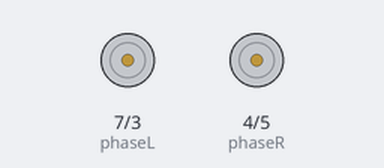
Recording of a sketch running on a simulated Arduino Mega 2560, built with avr-gcc and run on an emulated ATmega2560. Parts: direction and speed pins drawn as motors (green arrow = direction pin HIGH = forward, orange = LOW = backward, longer = more drive). What the sketch prints to the serial monitor is not drawn.

Above: at 0.2 s.
Timing chart, 0 to 1.7 s (numbered marks = the images above):
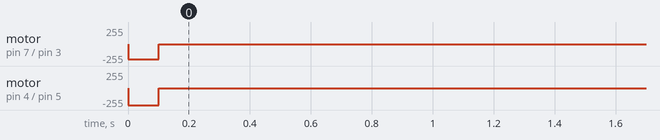

The sketch:

Thursday_Preplanned.ino
```cpp
/******************************************************************
Design Competition 2015 Code for the Arduino Mega 2560
Eric Elias, Paul Green, Jane Miller, and Christopher Pontisakos
******************************************************************/
#include <avr/power.h>
//Timer stuff
#include <Event.h>
#include <Timer.h>

/*************************
HBridge Controls
*************************/
//Left
// B
// Enable: 3
const int enableL = 3;
// Phase: 7
const int phaseL = 7;

//Right
// A
// Enable: 5
const int enableR = 5;
// Phase: 4
const int phaseR = 4;

int hbridgepins[] = {enableL,phaseL,enableR,phaseR};

enum driveDirection{
  forward,
  left,
  right,
  robotstop,
  backwards
};

driveDirection steering;

Timer t; //Sets up a timer to shut off the motors after 3 minutes
int done=0;

void setup(){

  //initializes the HBridge pins
  int i = 0;
  for (i=0; i <= 3; i++){
    pinMode(hbridgepins[i], OUTPUT);
  }


  Serial.begin(9600);

  //causes the robot to stop moving after 3 minutes (1000 millisec/sec * 60 sec/min * 3 min)
  t.every((long)1000*60*2.9,kill);
}

void loop() {
  t.update();
  if (done==1){
    robot_stop();
  }
  else{
    goForward();
    done=1;
  }
}


//Motor Controls
void setL(int phase, int enable){
  digitalWrite(phaseL, phase);
  analogWrite(enableL,enable);
}

void setR(int phase, int enable){
  digitalWrite(phaseR, phase);
  analogWrite(enableR, enable);
}

//Direction Controls
void goForward(){
  setL(LOW,230);
  setR(LOW,255);
  steering = forward;
  delay(100);
  robot_stop();
}

void goLeft(){
  setL(LOW,0);
  setR(LOW,255);
  steering = left;
  Serial.println("im driving left");
  delay(100);
  robot_stop();
}

void goRight(){
  setL(LOW,255);
  setR(LOW,0);
  steering = right;
  delay(100);
  robot_stop();
}

void robot_stop(){
  setL(LOW,0);
  setR(LOW,0);
  steering = robotstop;
  Serial.println("i stopped");
}

void goBackwards(){
 setL(HIGH,255);
 setR(HIGH,255);
 steering = backwards;
 delay(100);
 robot_stop();
}
void kill(){
  robot_stop();
}
```

Measured:
- by itself, motor on pin 7 (phaseL) / pin 3 (enableL): stopped → backward 230/255 at 0.00 s, → stopped 0.10 s later
- by itself, motor on pin 4 (phaseR) / pin 5 (enableR): stopped → backward 255/255 at 0.00 s, → stopped 0.10 s later
